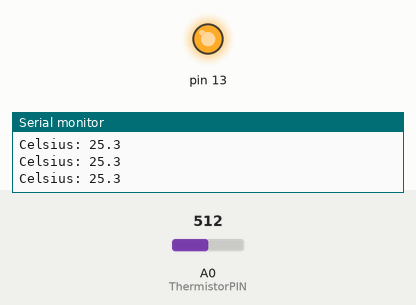
Bench run of a sketch on a simulated Arduino Uno, built with avr-gcc and run on an emulated ATmega328P. Shown: output pins drawn as LEDs (lit = HIGH), the last lines printed to the serial monitor. The inputs (shaded band) are chosen by the test bench; at power-on: A0 (ThermistorPIN) = 512.

Above: at 1.3 s.
1.4 s: A0 (ThermistorPIN) set to 960
2.9 s: A0 (ThermistorPIN) set to 982
At 3.6 s:
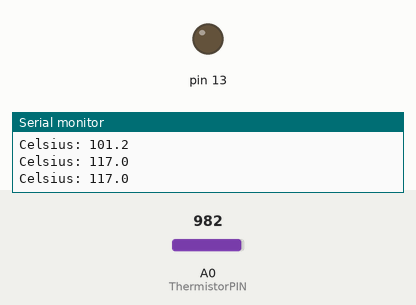
4.5 s: A0 (ThermistorPIN) set to 885
6.0 s: A0 (ThermistorPIN) set to 851
At 7.2 s:
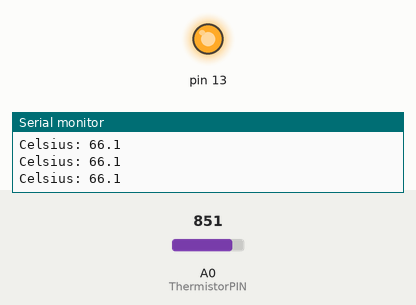
7.5 s: A0 (ThermistorPIN) set to 1023
At 8.5 s:
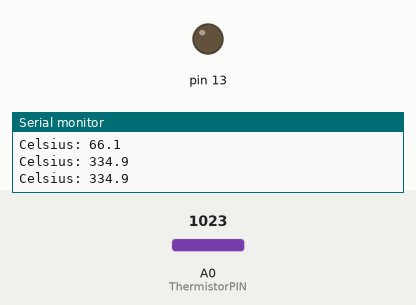
Timing chart, 0 to 10.0 s (numbered marks = the images above; inputs shaded):
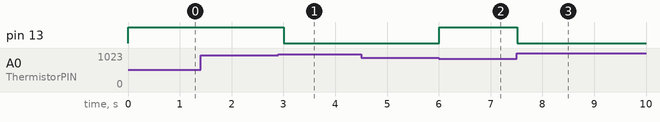

The sketch:

ntc_10k.ino
```cpp
#include <math.h>
#define ThermistorPIN 0                 // Analog Pin 0
float vcc = 4.91;                       // only used for display purposes, if used
                                        // set to the measured Vcc.
float pad = 9850;                       // balance/pad resistor value, set this to
                                        // the measured resistance of your pad resistor
float thermr = 10000;                   // thermistor nominal resistance

float Thermistor(int RawADC) {
  long Resistance;
  float Temp;  // Dual-Purpose variable to save space.

  Resistance=pad*((1024.0 / RawADC) - 1);
  Temp = log(Resistance); // Saving the Log(resistance) so not to calculate  it 4 times later
  Temp = 1 / (0.001129148 + (0.000234125 * Temp) + (0.0000000876741 * Temp * Temp * Temp));
  Temp = Temp - 273.15;  // Convert Kelvin to Celsius
  return Temp;                                      // Return the Temperature
}

void setup()
{
  Serial.begin(115200);
  pinMode(13,OUTPUT);
}

void loop() {
  float temp;
  temp=Thermistor(analogRead(ThermistorPIN));       // read ADC and  convert it to Celsius
  Serial.print("Celsius: ");
  Serial.print(temp,1);                             // display Celsius
 if(temp<70)
   {digitalWrite(13,1);}
 if(temp>110)
     { digitalWrite(13,0); }
  Serial.println("");
  delay(500);                                      // Delay a bit...
}
```

Measured:
- the behaviour switches between 973 and 974 on A0 (ThermistorPIN) (found by bisection; images 0 and 1)
- the behaviour switches between 870 and 869 on A0 (ThermistorPIN) (found by bisection; images 1 and 2)
- after the input at 2.9 s, pin 13: HIGH → LOW after 0.11 s
- after the input at 6.0 s, pin 13: LOW → HIGH at once
- after the input at 7.5 s, pin 13: HIGH → LOW at once
